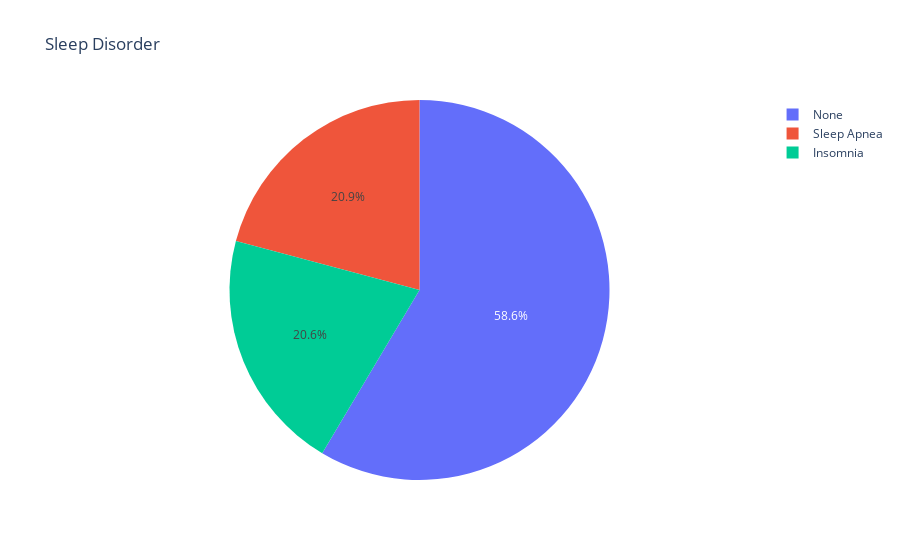

The notebook cell this image was saved under:
### Code cell
# Looking at the variable for Sleep Disorders
fig = go.Figure(data=[go.Pie(labels=df['Sleep Disorder'].value_counts().index,
                             values=df['Sleep Disorder'].value_counts())])
fig.update_layout(title= 'Sleep Disorder')
fig.show()

### Figure 1 — Plotly figure (JSON) as saved in the notebook; plotly's stock layout.template omitted (floating-point values rounded to 4 significant figures)
{"data": [{"labels": ["None", "Sleep Apnea", "Insomnia"], "values": [219, 78, 77], "type": "pie"}], "layout": {"title": {"text": "Sleep Disorder"}}}
